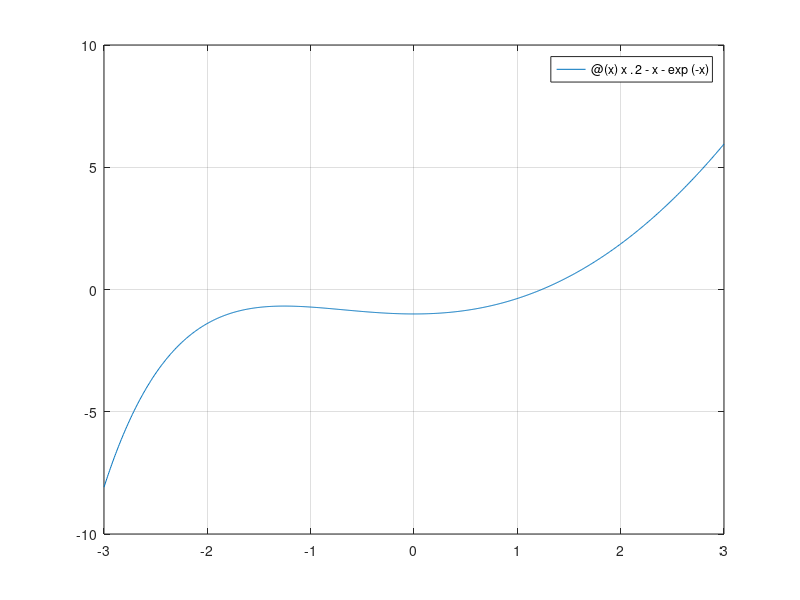

This chart was generated by the following MATLAB code:
%% Practical Problems 5 Question 5

func = @(x) x.^2 - x - exp(-x);
fplot(func, [-3 3]);
grid on

tolerance = 0.0001;
n = 100;

g1 = @(x) x.^2 - exp(-x);
